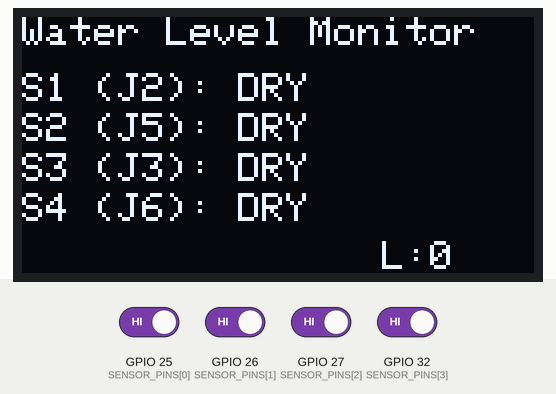
Recording of a sketch running on a simulated ESP32. Shown: 128×64 one-colour display. The inputs (shaded band) are chosen by the test bench; at power-on: GPIO 25 (SENSOR_PINS[0]), GPIO 26 (SENSOR_PINS[1]), GPIO 27 (SENSOR_PINS[2]), GPIO 32 (SENSOR_PINS[3]) HIGH. What the sketch prints to the serial monitor is not drawn.

Above: at 1.2 s.
1.3 s: GPIO 25 (SENSOR_PINS[0]) driven LOW
At 2.8 s:
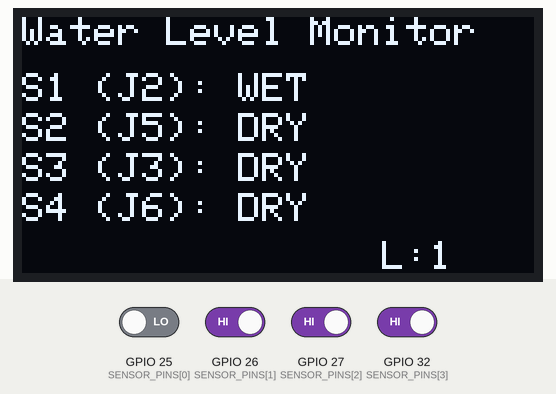
3.1 s: GPIO 32 (SENSOR_PINS[3]) driven LOW
At 4.4 s:
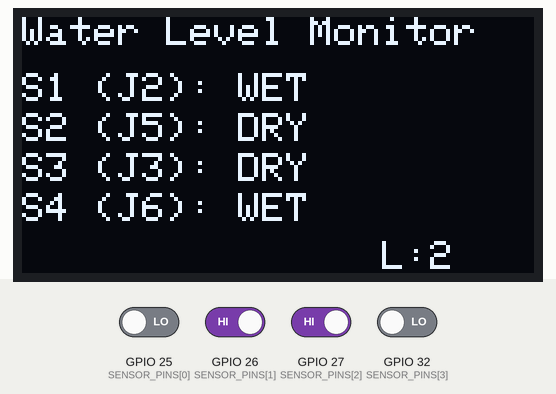
4.9 s: GPIO 25 (SENSOR_PINS[0]) driven HIGH
At 6.0 s:
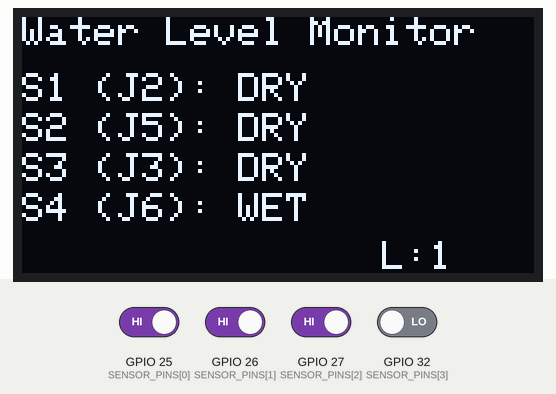
6.7 s: GPIO 32 (SENSOR_PINS[3]) driven HIGH
At 7.7 s:
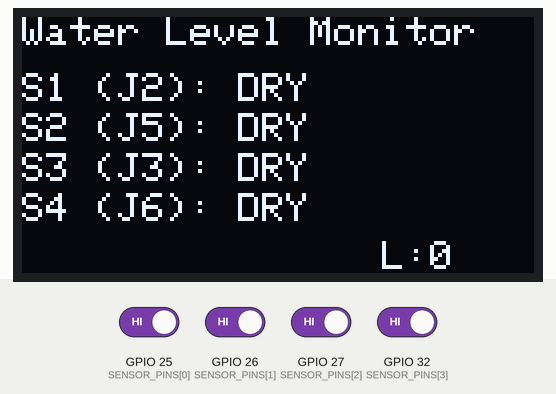
8.5 s: GPIO 26 (SENSOR_PINS[1]) driven LOW
At 9.3 s:
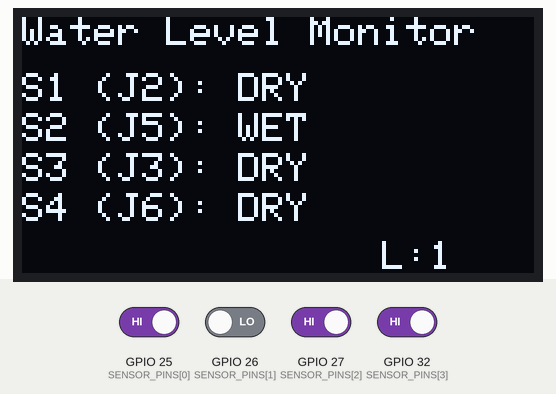
10.3 s: GPIO 27 (SENSOR_PINS[2]) driven LOW
At 11.0 s:
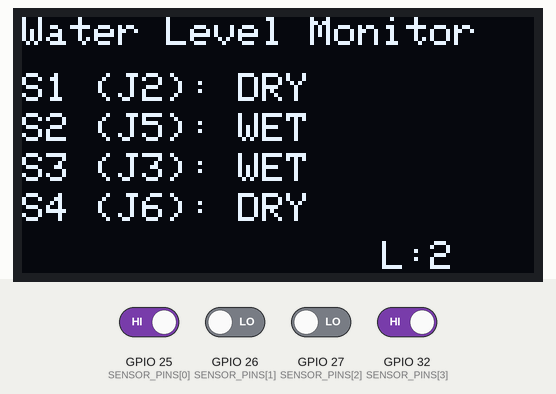
Timing chart, 0 to 13.1 s (numbered marks = the images above; inputs shaded):
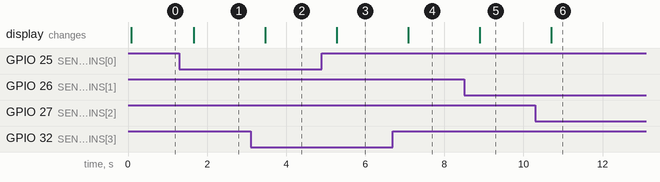

Measured:
- after the input at 1.3 s, the display: changes after 0.36 s (image 1)
- after the input at 3.1 s, the display: changes after 0.37 s (image 2)
- after the input at 4.9 s, the display: changes after 0.38 s (image 3)
- after the input at 6.7 s, the display: changes after 0.38 s (image 4)
- after the input at 8.5 s, the display: changes after 0.39 s (image 5)
- after the input at 10.3 s, the display: changes after 0.40 s (image 6)

The sketch:

water_level_monitor.ino
```cpp
/*
  ESP32 Water Level Monitor
  Author: Sharanakumar Gadag

  POWER (HW-688 buck converter, 12V -> 5V)
    Buck 5V   pin -> ESP32 VIN
    Buck GND  pin -> ESP32 GND
*/

#include <Arduino.h>
#include <Wire.h>
#include <Adafruit_GFX.h>
#include <Adafruit_SH110X.h>

// Buck converter pins (power only, no GPIO needed)
// 5V  -> ESP32 VIN
// GND -> ESP32 GND

// Sensor pins (from schematic)
const uint8_t SENSOR_PINS[4]  = {25, 26, 27, 32};   // J2, J5, J3, J6
const char*   SENSOR_NAMES[4] = {"S1 (J2)", "S2 (J5)", "S3 (J3)", "S4 (J6)"};

// 1.3" I2C OLED (SH1106), SDA=21, SCL=22, address 0x3C
Adafruit_SH1106G display(128, 64, &Wire, -1);

const unsigned long DEBOUNCE_MS = 50;
bool          state[4]      = {false, false, false, false};  // true = water detected
bool          lastRaw[4]    = {false, false, false, false};
unsigned long lastChange[4] = {0, 0, 0, 0};

void drawDisplay(int level) {
  display.clearDisplay();
  display.setTextSize(1);
  display.setTextColor(SH110X_WHITE);

  display.setCursor(0, 0);
  display.print("Water Level Monitor");

  for (int i = 0; i < 4; i++) {
    display.setCursor(0, 14 + i * 10);
    display.print(SENSOR_NAMES[i]);
    display.print(": ");
    display.print(state[i] ? "WET" : "DRY");
  }

  display.setCursor(90, 56);
  display.print("L:");
  display.print(level);
  display.display();
}

void setup() {
  Serial.begin(115200);
  for (int i = 0; i < 4; i++) pinMode(SENSOR_PINS[i], INPUT_PULLUP);

  Wire.begin(21, 22);
  if (!display.begin(0x3C, true)) {
    Serial.println("OLED not found");
  }
  display.clearDisplay();
  display.display();
}

void loop() {
  unsigned long now = millis();

  for (int i = 0; i < 4; i++) {
    bool raw = (digitalRead(SENSOR_PINS[i]) == LOW);   // LOW = water detected
    if (raw != lastRaw[i]) {
      lastRaw[i] = raw;
      lastChange[i] = now;
    }
    if ((now - lastChange[i]) > DEBOUNCE_MS) state[i] = raw;
  }

  int level = 0;
  for (int i = 0; i < 4; i++) if (state[i]) level++;

  Serial.printf("S1:%d S2:%d S3:%d S4:%d  -> Level %d/4\n",
                state[0], state[1], state[2], state[3], level);
  drawDisplay(level);
  delay(200);
}
```
